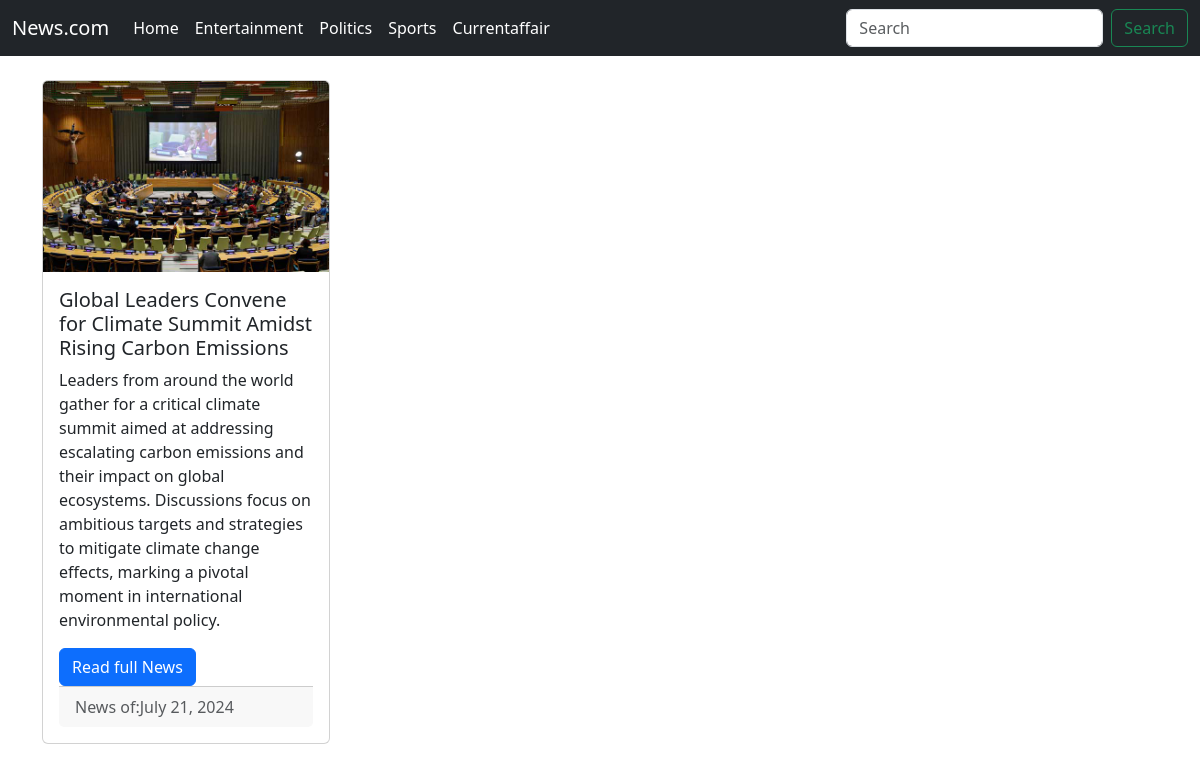
Screenshot of /Currentaffair/ with the database file from the repository.
### home/models.py (models this page shows)
class News(models.Model):
    headline=models.TextField()
    description=models.TextField()
    image=models.ImageField(null=True,blank=True,upload_to="images/")
    category=models.CharField(max_length=20,choices=[
        ('sports', 'sports'),
        ('entertainment', 'entertainment'),
        ('politics', 'politics'),
        ('currentaffair', 'currentaffair'),
    ])
    date=models.DateField(default=timezone.now())
    author=models.CharField(max_length=30,null=True,blank=True)
    fulldescription=models.TextField(null=True,blank=True)

### home/views.py (the view)
# urls.py: path('Currentaffair/', Currentaffair,name="Currentaffair"),
def Currentaffair(request):
    news_model=News.objects.filter(category="currentaffair").order_by('-date')
    if request.GET.get("search"):
         news_model = news_model.filter(
        Q(headline__icontains=request.GET.get("search")) | Q(description__icontains=request.GET.get("search"))
    )
    context={"data":news_model}
    return render(request,"Currentaffair.html",context)

### templates/Currentaffair.html (shortened to what this page needs)
<!DOCTYPE html>
<html lang="en">
<head>
</head>
<body>
    {% include 'navbar.html' %}
    <div class="container">
        <div class="row">
            {% for i in data %}
            <div class="col-4 pt-4">
                <div class="card" style="width: 18rem;">
                    <img src="{{i.image.url}}" class="card-img-top" alt="News image">
                    <div class="card-body">
                        <h5 class="card-title">{{i.headline}}</h5>
                        <p class="card-text">{{i.description}}</p>
                        <a href="{% url 'read' pk=i.id %}"  class="btn btn-primary">Read full News</a>
                        <div class="card-footer text-body-secondary">
                            News of:{{i.date}}
                           </div>
                    </div>
                </div>
            </div>
            {% endfor %}
        </div>
    </div>
</body>
</html>

### rows the page displays
News: image (picture), headline "Global Leaders Convene for Climate Summit Amidst Rising Carbon Emissions", description "Leaders from around the world gather for a critical climate summit aimed at addressing escalating carbon emissions and their impact on global ecosystems. Discussions focus on ambitious targets and strategies to mitigate climate change effects, marking a pivotal moment in international environmental policy.", date "July 21, 2024"
